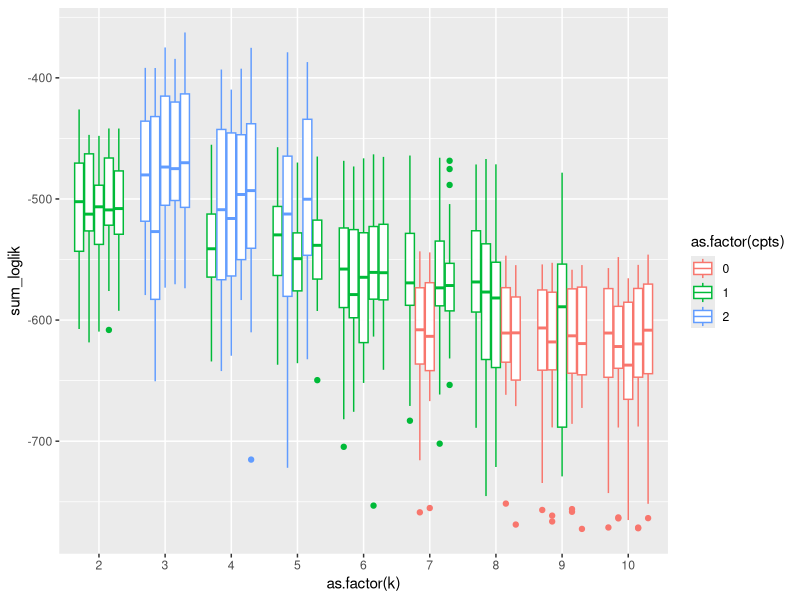

Reproduce this figure in R.
library(dplyr)
library(ggplot2)

all_evals_bbs_rtrg_1_11 <- read.csv("all_evals_bbs_rtrg_1_11_hybrid.csv")

all_evals_bbs_rtrg_1_11 <- all_evals_bbs_rtrg_1_11 %>%
  mutate(k_seed = paste(k,seed, sep = "_"))

ggplot(all_evals_bbs_rtrg_1_11, aes(as.factor(k), sum_loglik, color = as.factor(cpts), group = k_seed)) + geom_boxplot()
